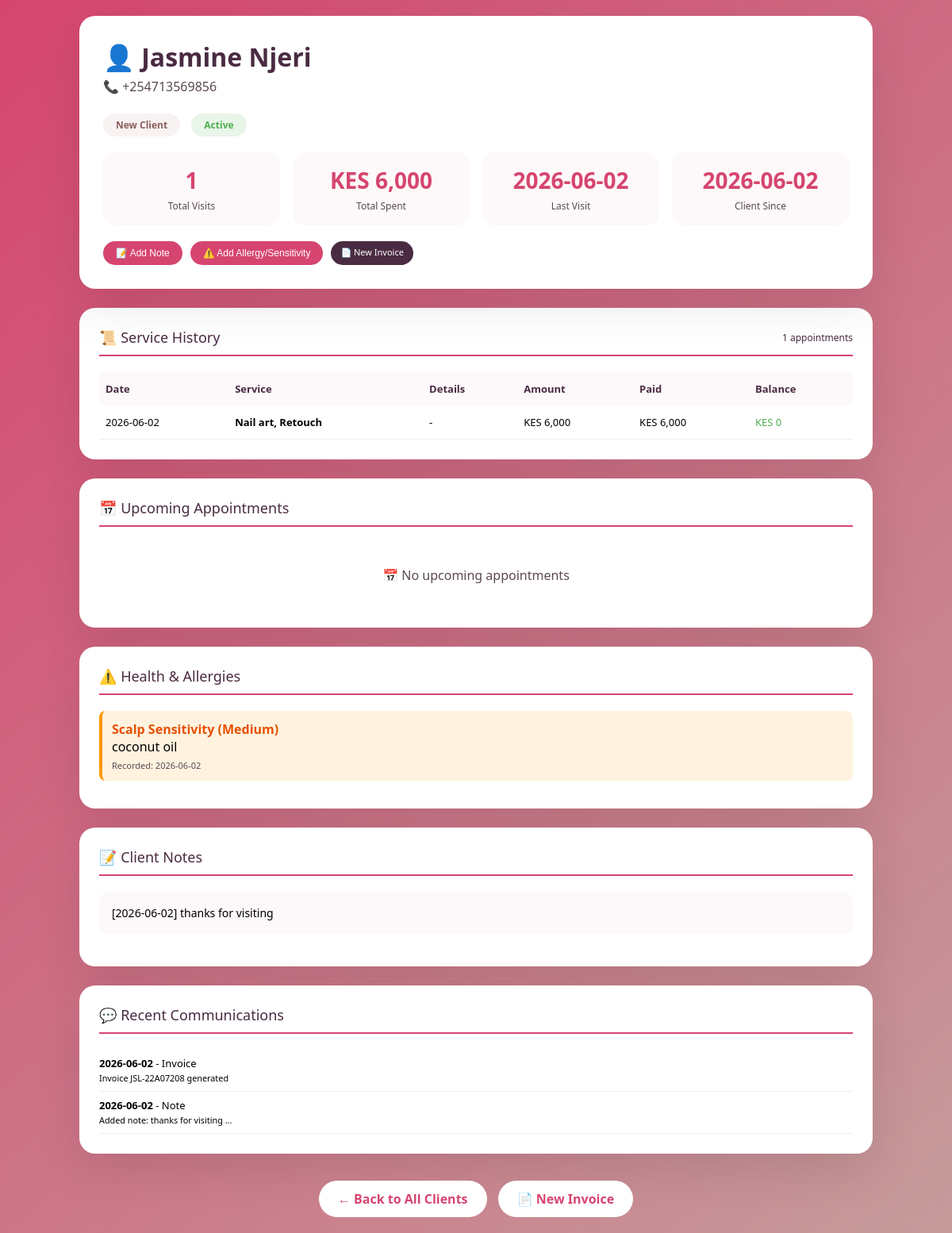
/client/1 (signed in), run on the app's committed database.
### tables this page shows
CREATE TABLE clients (
                id INTEGER PRIMARY KEY AUTOINCREMENT,
                client_name TEXT NOT NULL,
                client_phone TEXT UNIQUE NOT NULL,
                client_email TEXT,
                join_date TEXT,
                total_visits INTEGER DEFAULT 0,
                gross_spent INTEGER DEFAULT 0,
                total_paid INTEGER DEFAULT 0,
                last_visit TEXT,
                category TEXT DEFAULT 'New',
                retention_status TEXT DEFAULT 'Active',
                notes TEXT,
                preferred_stylist TEXT DEFAULT 'Joy',
                preferred_contact TEXT DEFAULT 'WhatsApp',
                birthday TEXT,
                referrer TEXT,
                created_at TEXT,
                updated_at TEXT
            );

CREATE TABLE service_history (
                id INTEGER PRIMARY KEY AUTOINCREMENT,
                client_id INTEGER,
                invoice_number TEXT,
                service_date TEXT,
                service_name TEXT,
                service_details TEXT,
                amount INTEGER,
                amount_paid INTEGER,
                balance INTEGER,
                payment_method TEXT,
                stylist_name TEXT,
                notes TEXT,
                mpesa_code TEXT,
                FOREIGN KEY (client_id) REFERENCES clients (id) ON DELETE CASCADE
            );

CREATE TABLE client_health (
                id INTEGER PRIMARY KEY AUTOINCREMENT,
                client_id INTEGER,
                allergy_type TEXT,
                allergy_description TEXT,
                severity TEXT DEFAULT 'Medium',
                recorded_date TEXT,
                FOREIGN KEY (client_id) REFERENCES clients (id) ON DELETE CASCADE
            );

CREATE TABLE communications (
                id INTEGER PRIMARY KEY AUTOINCREMENT,
                client_id INTEGER,
                comm_date TEXT,
                comm_type TEXT,
                message TEXT,
                sent_by TEXT,
                FOREIGN KEY (client_id) REFERENCES clients (id) ON DELETE CASCADE
            );

### blueprints/clients/routes.py (the view)
@clients_bp.route("/client/<int:client_id>")
@login_required
def client_profile(client_id):
    profile = get_complete_client_profile(client_id)
    if not profile:
        return "Client not found", 404
    return render_template("client_profile.html", profile=profile)

### database.py (called while the page is built)
def get_db():
    conn = sqlite3.connect(DB_PATH)
    conn.row_factory = sqlite3.Row
    conn.execute("PRAGMA foreign_keys = ON")
    return conn

### services/client_service.py (called while the page is built)
def get_complete_client_profile(client_id):
    return get_client_by_id(client_id)

### utils/security.py (called while the page is built)
def login_required(f):
    @wraps(f)
    def decorated_function(*args, **kwargs):
        if not session.get('logged_in'):
            return redirect(url_for('login'))
        return f(*args, **kwargs)
    return decorated_function

### templates/client_profile.html (shortened to what this page needs)
<!DOCTYPE html>
<html lang="en">
<head>
</head>
<body>
    <div class="container">
        <div class="profile-header">
            <h1 class="profile-name">👤 {{ profile.client.client_name }}</h1>
            <div class="profile-contact">
                📞 {{ profile.client.client_phone }}<br>
            </div>
            <div>
                <span class="category-badge category-{{ profile.client.category }}">
                    {{ profile.client.category }} Client
                </span>
                <span class="status-badge status-{{ profile.client.retention_status }}">
                    {{ profile.client.retention_status }}
                </span>
            </div>
            <div class="stats-grid">
                <div class="stat-card">
                    <div class="stat-number">{{ profile.client.total_visits or 0 }}</div>
                    <div class="stat-label">Total Visits</div>
                </div>
                <div class="stat-card">
                    <div class="stat-number">KES {{ "{:,.0f}".format(profile.client.gross_spent or 0) }}</div>
                    <div class="stat-label">Total Spent</div>
                </div>
                <div class="stat-card">
                    <div class="stat-number">{{ profile.client.last_visit or 'Never' }}</div>
                    <div class="stat-label">Last Visit</div>
                </div>
                <div class="stat-card">
                    <div class="stat-number">{{ profile.client.join_date or 'N/A' }}</div>
                    <div class="stat-label">Client Since</div>
                </div>
            </div>
            <div style="display: flex; gap: 10px; flex-wrap: wrap;">
                <button class="add-note-btn" onclick="openNoteModal()">📝 Add Note</button>
                <button class="add-allergy-btn" onclick="openAllergyModal()">⚠️ Add Allergy/Sensitivity</button>
                <a href="/" class="btn-small" style="background: #4A2B42; text-decoration: none;">📄 New Invoice</a>
            </div>
        </div>
        <div class="section">
            <div class="section-title">
                📜 Service History
                <span style="font-size: 12px; font-weight: normal;">{{ profile.services|length }} appointments</span>
            </div>
            {% if profile.services %}
            <table class="history-table">
                <thead>
                    <tr>
                        <th>Date</th>
                        <th>Service</th>
                        <th>Details</th>
                        <th>Amount</th>
                        <th>Paid</th>
                        <th>Balance</th>
                    </tr>
                </thead>
                <tbody>
                    {% for service in profile.services %}
                    <tr>
                        <td>{{ service.service_date }}</td>
                        <td><strong>{{ service.service_name }}</strong></td>
                        <td>{{ service.service_details or '-' }}</td>
                        <td>KES {{ "{:,.0f}".format(service.amount) }}</td>
                        <td>KES {{ "{:,.0f}".format(service.amount_paid) }}</td>
                        <td class="{% if service.balance > 0 %}balance-positive{% else %}balance-zero{% endif %}">
                            KES {{ "{:,.0f}".format(service.balance) }}
                        </td>
                    </tr>
                    {% endfor %}
                </tbody>
            </table>
            {% else %}
            <div class="empty-state">📅 No service history yet</div>
            {% endif %}
        </div>
        <div class="section">
            <div class="section-title">📅 Upcoming Appointments</div>
            {% if profile.appointments %}
                {% for apt in profile.appointments %}
                <div class="appointment-item">
                    <div>
                        <span class="appointment-date">{{ apt.appointment_date }} at {{ apt.appointment_time or 'Flexible' }}</span>
                        <span style="margin-left: 10px;">{{ apt.service_name }}</span>
                    </div>
                    <span class="status-badge" style="background: #D6456F20; color: #D6456F;">{{ apt.status }}</span>
                </div>
                {% endfor %}
            {% else %}
            <div class="empty-state">📅 No upcoming appointments</div>
            {% endif %}
        </div>
        {% if profile.health %}
        <div class="section">
            <div class="section-title">⚠️ Health & Allergies</div>
            {% for allergy in profile.health %}
            <div class="allergy-item">
                <div class="allergy-type">{{ allergy.allergy_type }} ({{ allergy.severity }})</div>
                <div>{{ allergy.allergy_description }}</div>
                <div style="font-size: 11px; color: #5A4A52; margin-top: 5px;">Recorded: {{ allergy.recorded_date[:10] }}</div>
            </div>
            {% endfor %}
        </div>
        {% endif %}
        {% if profile.client.notes %}
        <div class="section">
            <div class="section-title">📝 Client Notes</div>
            <div class="notes-box">{{ profile.client.notes }}</div>
        </div>
        {% endif %}
        {% if profile.communications %}
        <div class="section">
            <div class="section-title">💬 Recent Communications</div>
            {% for comm in profile.communications[:10] %}
            <div style="padding: 8px 0; border-bottom: 1px solid #eee; font-size: 13px;">
                <strong>{{ comm.comm_date[:10] }}</strong> - {{ comm.comm_type }}<br>
                <small>{{ comm.message[:100] }}</small>
            </div>
            {% endfor %}
        </div>
        {% endif %}
        <div style="text-align: center;">
            <a href="/clients" class="back-btn">← Back to All Clients</a>
            <a href="/" class="back-btn" style="margin-left: 10px;">📄 New Invoice</a>
        </div>
    </div>
</body>
</html>

### templates/client_profile.html (style rules this page uses)
* { margin: 0; padding: 0; box-sizing: border-box; }
body { font-family: 'Segoe UI', Tahoma, Geneva, Verdana, sans-serif; background: linear-gradient(135deg, #D6456F 0%, #C59B9B 100%); min-height: 100vh; padding: 20px; }
.container { max-width: 1000px; margin: 0 auto; }
.profile-header { background: white; border-radius: 20px; padding: 30px; margin-bottom: 24px; box-shadow: 0 20px 60px rgba(0,0,0,0.1); position: relative; }
.profile-name { font-size: 32px; color: #4A2B42; margin-bottom: 5px; }
.profile-contact { color: #5A4A52; margin-bottom: 15px; }
.category-badge { display: inline-block; padding: 6px 16px; border-radius: 30px; font-size: 12px; font-weight: 600; margin-top: 8px; }
.category-New { background: #C59B9B20; color: #8B5E5E; }
.status-badge { display: inline-block; padding: 6px 16px; border-radius: 30px; font-size: 12px; font-weight: 600; margin-left: 10px; }
.status-Active { background: #4CAF5020; color: #4CAF50; }
.stats-grid { display: grid; grid-template-columns: repeat(auto-fit, minmax(150px, 1fr)); gap: 16px; margin: 20px 0; }
.stat-card { background: #FDF8F9; border-radius: 16px; padding: 16px; text-align: center; }
.stat-number { font-size: 28px; font-weight: bold; color: #D6456F; }
.stat-label { font-size: 12px; color: #5A4A52; margin-top: 5px; }
.section { background: white; border-radius: 20px; padding: 25px; margin-bottom: 24px; box-shadow: 0 20px 60px rgba(0,0,0,0.1); }
.section-title { color: #4A2B42; font-size: 18px; margin-bottom: 20px; padding-bottom: 10px; border-bottom: 2px solid #D6456F; display: flex; justify-content: space-between; align-items: center; flex-wrap: wrap; gap: 10px; }
.history-table { width: 100%; border-collapse: collapse; }
.history-table th { text-align: left; padding: 12px 8px; background: #FDF8F9; color: #4A2B42; font-size: 13px; }
.history-table td { padding: 12px 8px; border-bottom: 1px solid #eee; font-size: 13px; }
.balance-zero { color: #4CAF50; }
.notes-box { background: #FDF8F9; border-radius: 12px; padding: 16px; margin-bottom: 16px; font-size: 14px; line-height: 1.5; white-space: pre-wrap; }
.add-note-btn, .add-allergy-btn { background: #D6456F; color: white; border: none; padding: 8px 16px; border-radius: 30px; font-size: 12px; cursor: pointer; transition: background 0.2s; }
.allergy-item { background: #FFF3E0; border-left: 4px solid #FF9800; padding: 12px; margin-bottom: 10px; border-radius: 8px; }
.allergy-type { font-weight: bold; color: #E65100; }
.back-btn { display: inline-block; margin-top: 10px; padding: 12px 24px; background: white; color: #D6456F; text-decoration: none; border-radius: 40px; font-weight: 600; transition: all 0.3s; }
.btn-small { padding: 6px 12px; background: #D6456F; color: white; text-decoration: none; border-radius: 20px; font-size: 11px; }
.empty-state { text-align: center; padding: 30px; color: #5A4A52; }

### data on the page
clients: client.client_name "Jasmine Njeri", client.client_phone "+254713569856", client.category "New", client.retention_status "Active", client "1", client "6,000", client "2026-06-02", client.notes "[2026-06-02] thanks for visiting"
service_history: service_date "2026-06-02", service_name "Nail art, Retouch", service_details "-", amount "6,000", amount_paid "6,000", balance "0"
client_health: allergy_type "Scalp Sensitivity", severity "Medium", allergy_description "coconut oil", recorded_date "2026-06-02"
communications: comm_date "2026-06-02", comm_type "Invoice", message "Invoice JSL-22A07208 generated"
communications: comm_date "2026-06-02", comm_type "Note", message "Added note: thanks for visiting ..."

### other printed values
{{ profile.services|length }} "1"
